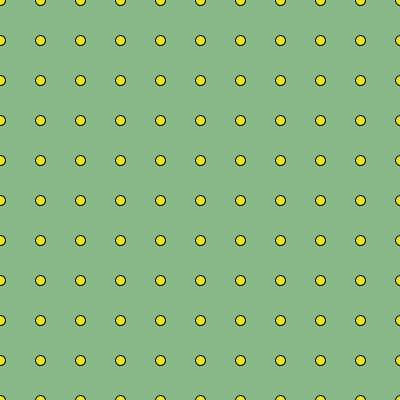
Frame 1 (no input)
Frame 60 (the mouse pressed at the canvas centre just before this capture): identical to frame 1, image omitted
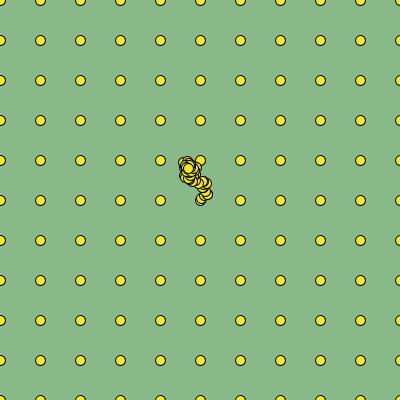
Frame 120 (the mouse held since frame 60 and released just before this capture)

The Processing sketch that drew these frames (run headless with seeded random() and noise(); from frame 60 on, the mouse is pressed at the canvas centre):

// Processing sketch: processing_74568
// ── processing_74568.pde

float a;
float b;
float mx=4;

void setup() {
  background(137, 185, 137);
  size(400, 400);
  a = 200;
  b =200;
  
  for (int y = 0; y <= height; y = y+40) {
    for (int x = 0; x <= width; x = x+40) {
      smooth();
      stroke(2);
      fill(240, 230, 39);
      ellipse(x, y, 10, 10);
    }
  }
}

void draw() {


  
  if (mouseX > 100 && mouseX < 300 && mouseY > 100 && mouseY < 300) {
    a = a+random(-mx, mx);
    b = b + random (-mx, mx);
    stroke(2);
    fill(240, 230, 39);
    ellipse(a, b, 10, 10);
  }
}
